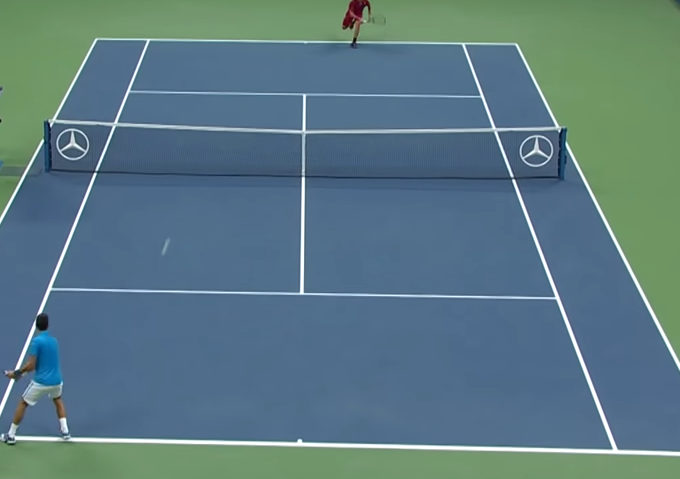
#> input picture test2.png, 680 x 479 px
$ python testCV.py
#> lines starting #> are read from the running program, lines starting #| are printed output that depends on the picture; after the words box and inside, x2 and y2 are one past the last pixel; in counts of white or black regions, pixels touching at a corner belong together
import cv2

image = cv2.imread("test2.png")
#> image is the input picture: shape (479, 680, 3); mean B, G, R 130.9, 121.7, 91.6
gray = cv2.cvtColor(image, cv2.COLOR_BGR2GRAY)
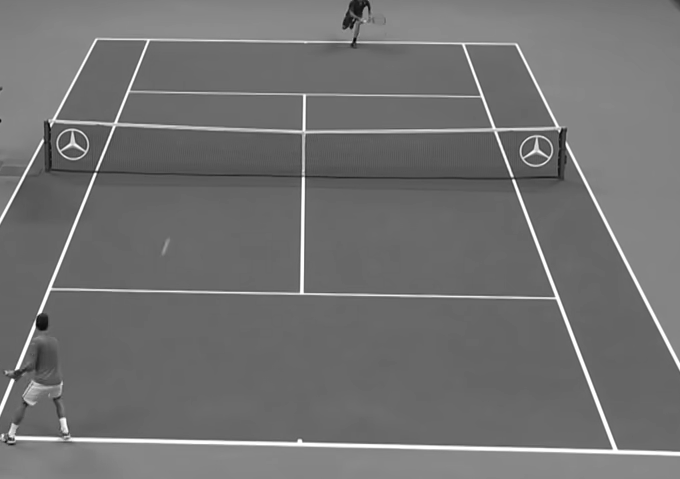
#> gray: shape (479, 680); min 0, max 255, mean 113.8
blurred = cv2.GaussianBlur(gray, (3, 3), 0)

edged = cv2.Canny(blurred, 10, 100)
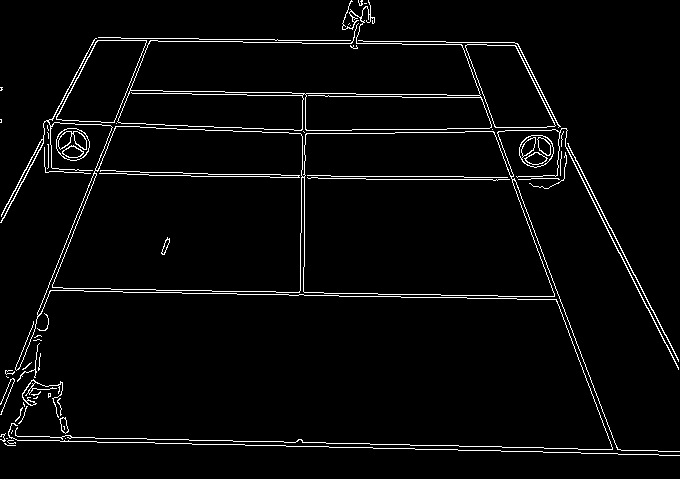
#> edged: shape (479, 680); 3.4% white in thin lines or dots

cv2.imshow("Original image", image)
cv2.imshow("Edged image", edged)
cv2.waitKey(0)

$ run again, with test3.png copied over test2.png
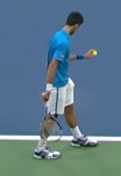
#> input picture test3.png, 121 x 176 px
#> image is the input picture: shape (176, 121, 3); mean B, G, R 138.3, 119.9, 91.8
#> `gray = cv2.cvtColor(image, cv2.COLOR_BGR2GRAY)`:
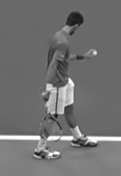
#> gray: shape (176, 121); min 18, max 255, mean 113.7
#> `edged = cv2.Canny(blurred, 10, 100)`:
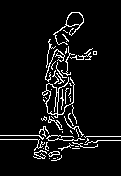
#> edged: shape (176, 121); 6.6% white in thin lines or dots, all inside (x1, y1, x2, y2) = (0, 12, 121, 161)

$ run again, with test4.png copied over test2.png
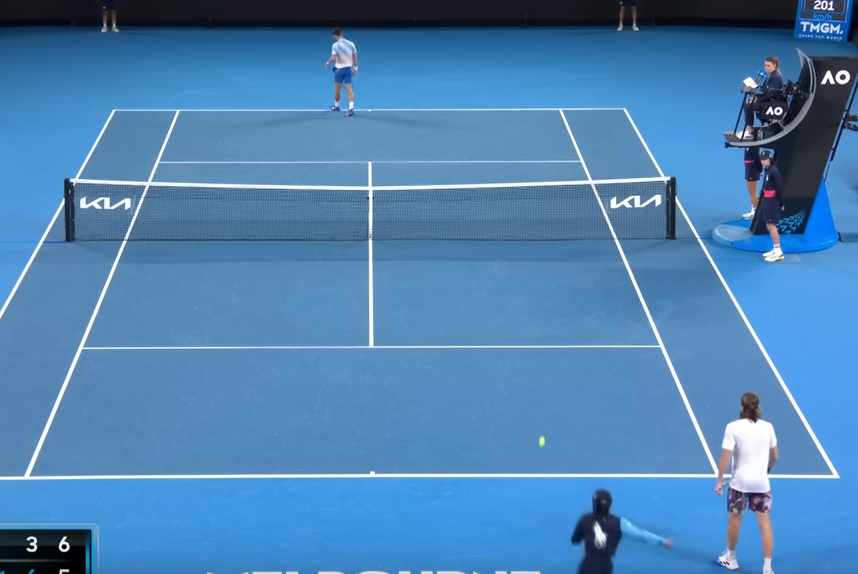
#> input picture test4.png, 858 x 574 px
#> image is the input picture: shape (574, 858, 3); mean B, G, R 178.3, 130.4, 78.2
#> `gray = cv2.cvtColor(image, cv2.COLOR_BGR2GRAY)`:
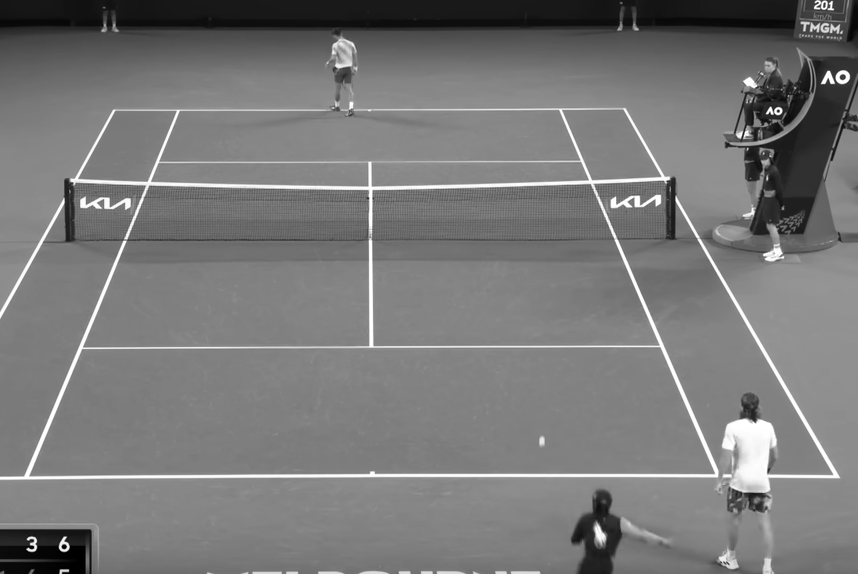
#> gray: shape (574, 858); min 0, max 255, mean 120.2
#> `edged = cv2.Canny(blurred, 10, 100)`:
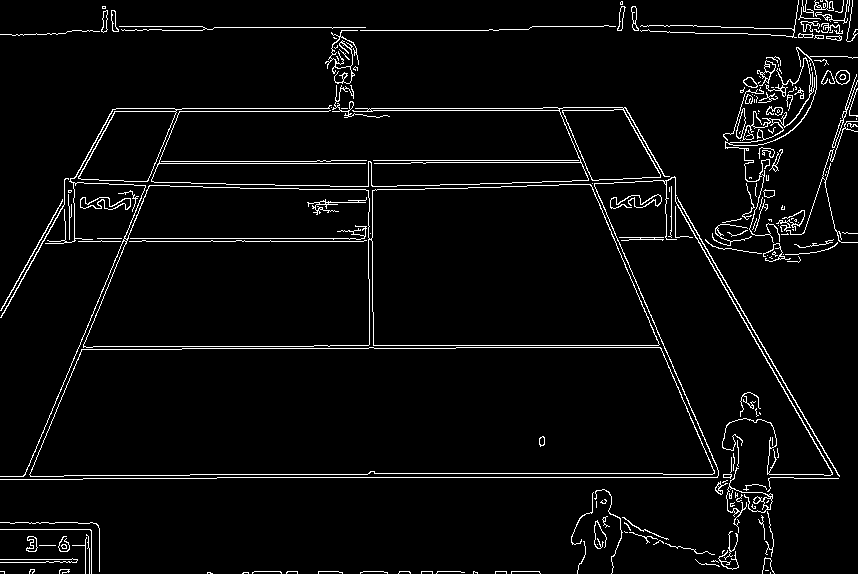
#> edged: shape (574, 858); 4.1% white in thin lines or dots

$ run again, with test5.png copied over test2.png
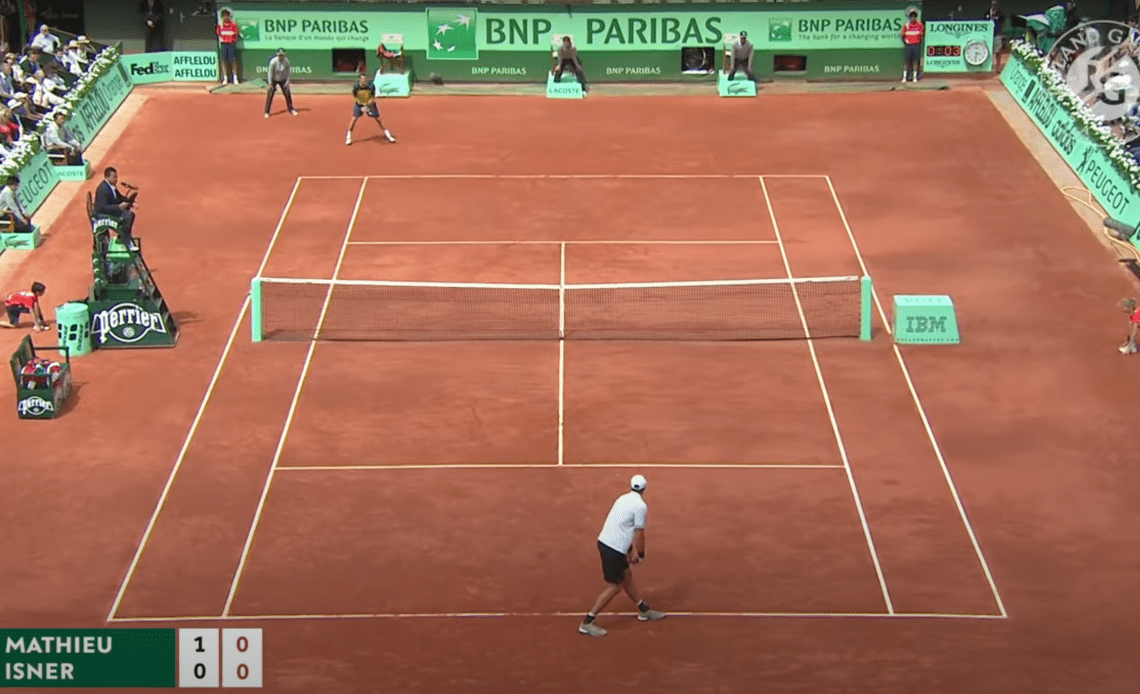
#> input picture test5.png, 1140 x 694 px
#> image is the input picture: shape (694, 1140, 3); mean B, G, R 88, 111.1, 159.9
#> `gray = cv2.cvtColor(image, cv2.COLOR_BGR2GRAY)`:
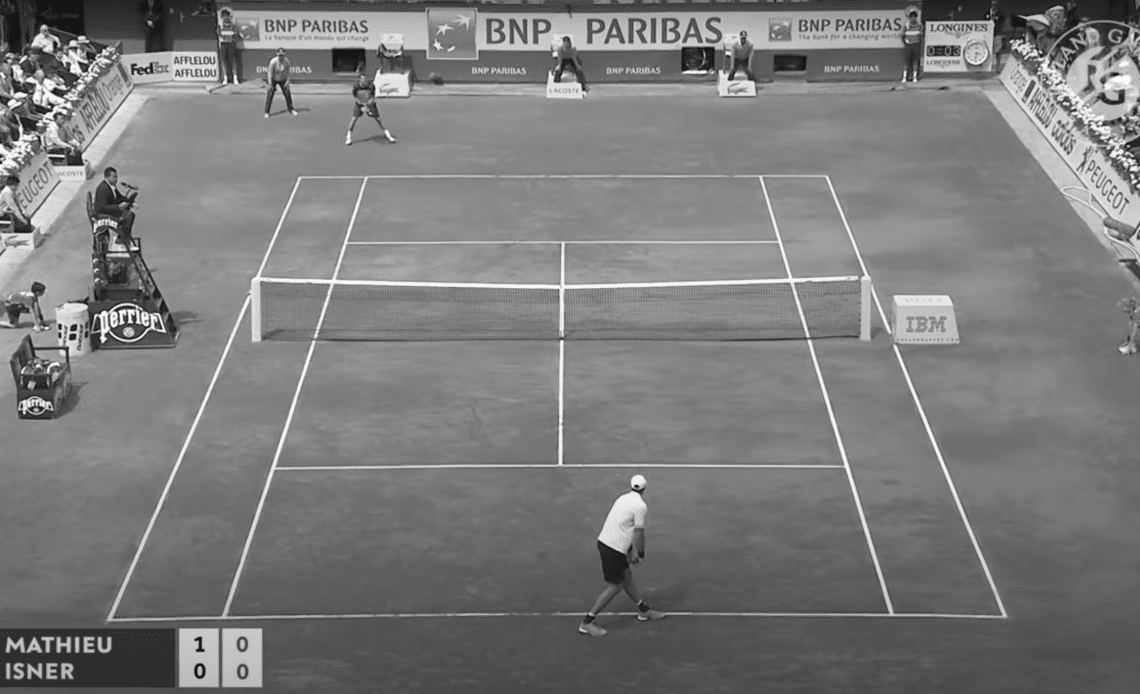
#> gray: shape (694, 1140); min 21, max 249, mean 123
#> `edged = cv2.Canny(blurred, 10, 100)`:
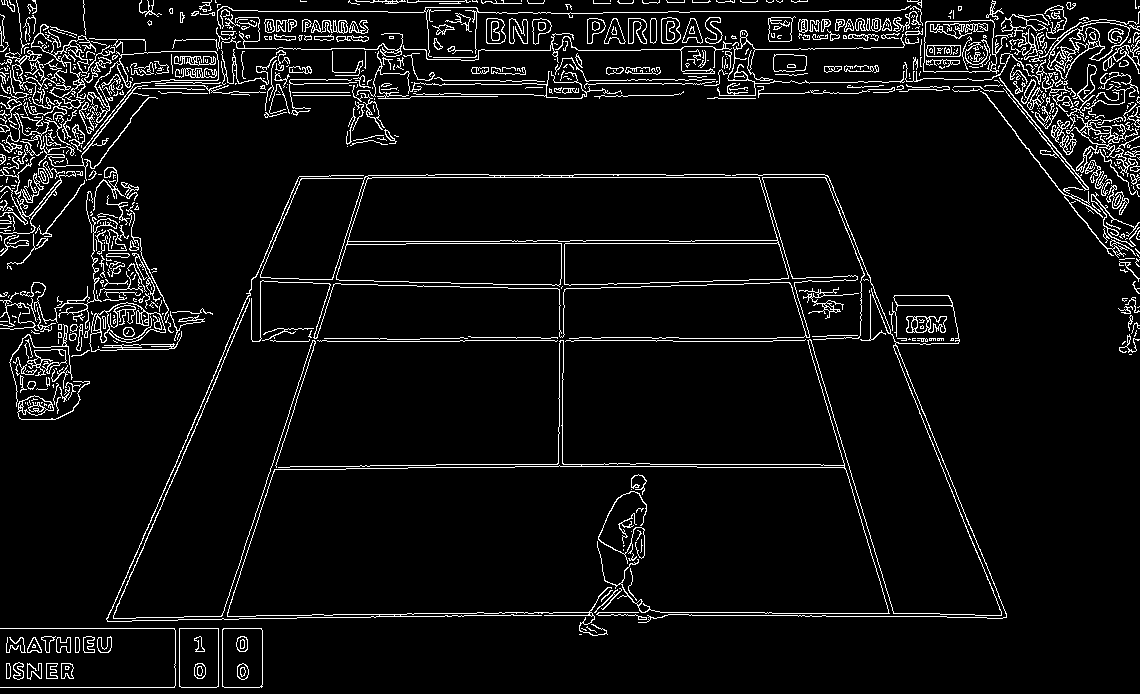
#> edged: shape (694, 1140); 6.2% white in thin lines or dots
